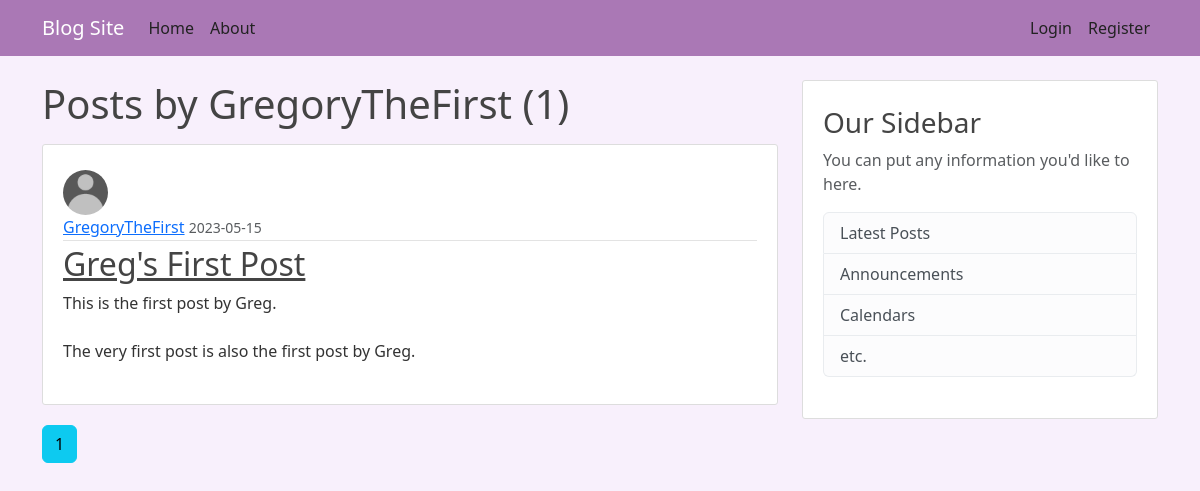
Before: /user/GregoryTheFirst with the older database file.
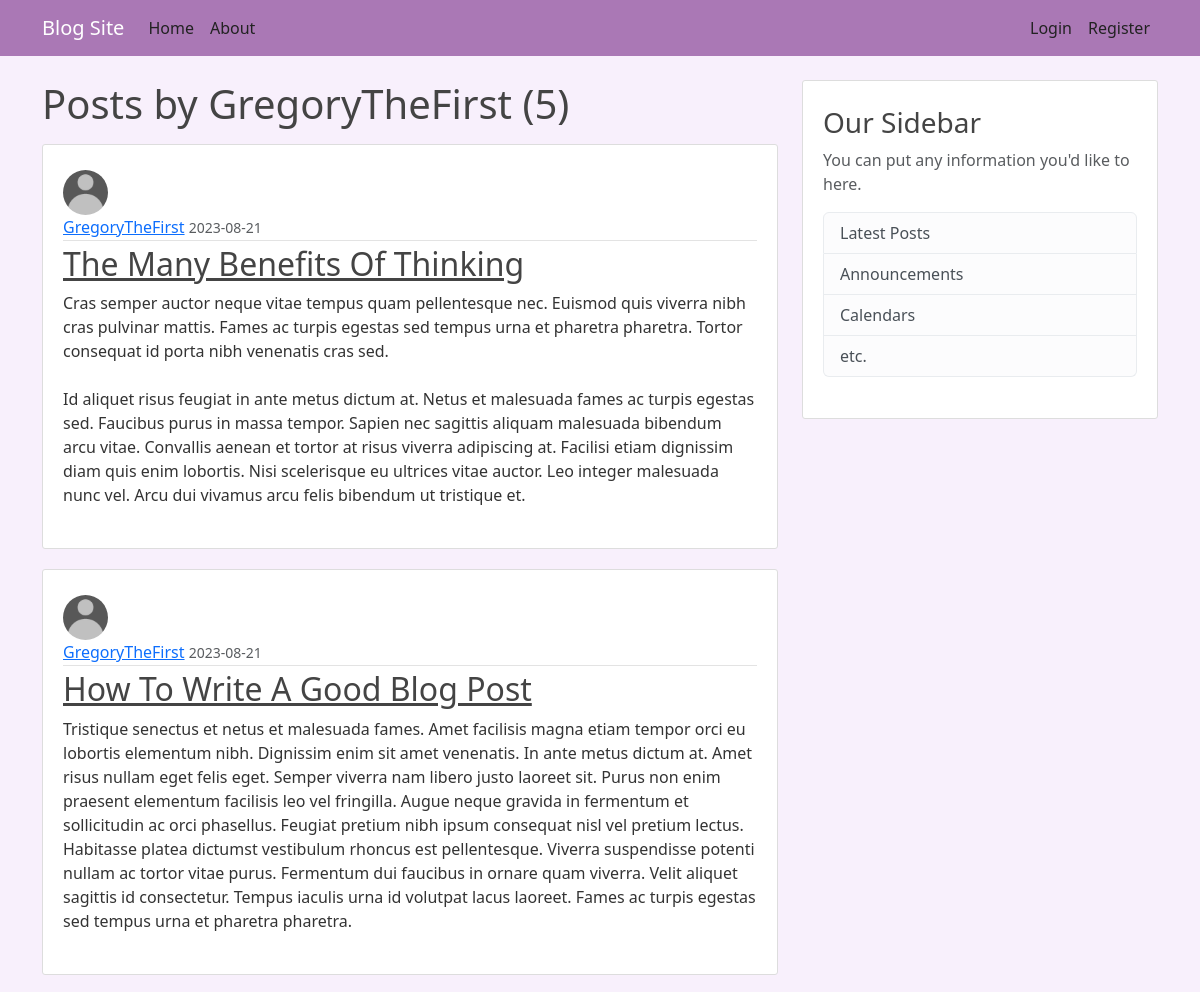
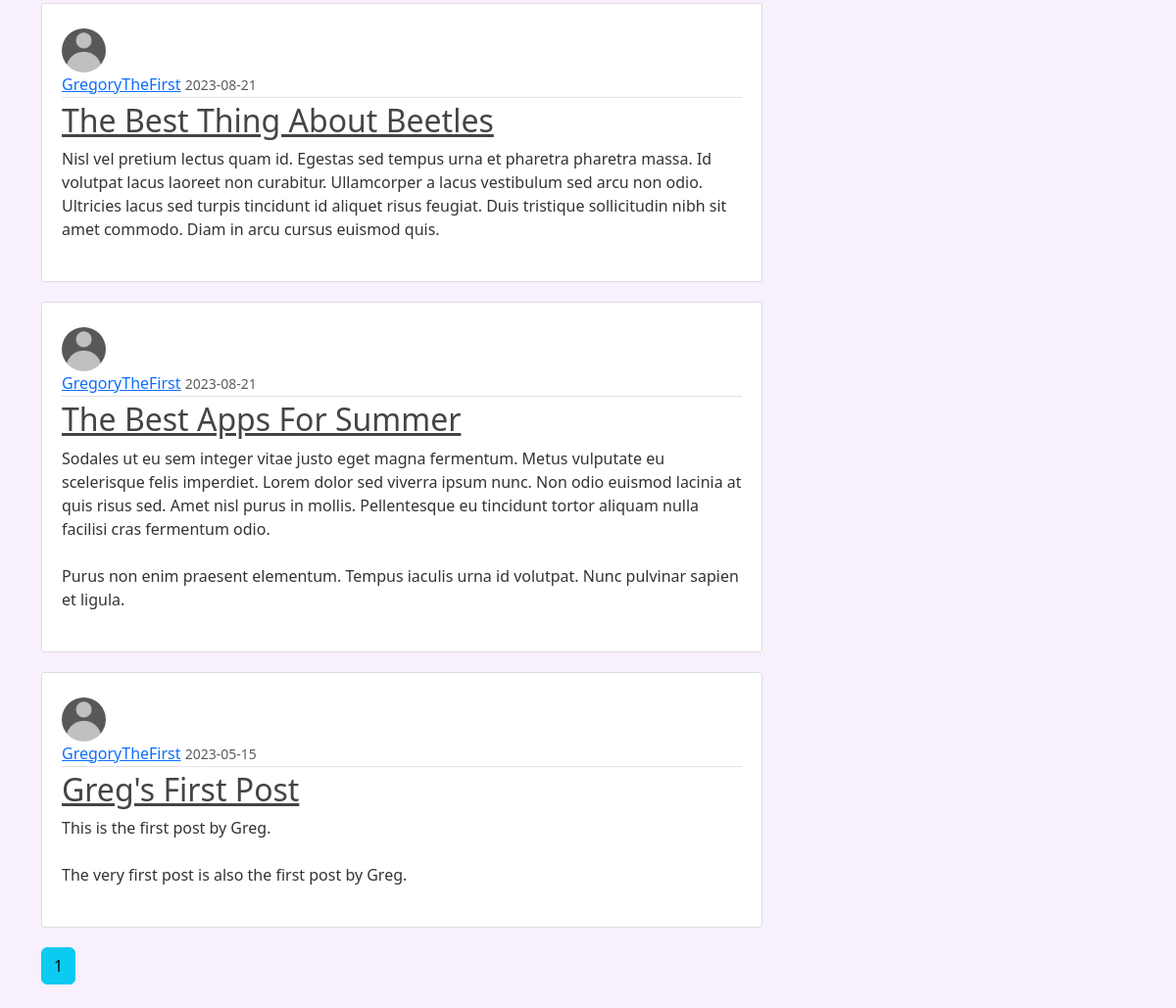
After: the same page with the newer database file (2 pictures, top to bottom).
### blog_app/models.py (models this page shows, shortened)
class User(db.Model, UserMixin):
	id = db.Column(db.Integer, primary_key=True)
	username = db.Column(db.String(20), unique=True,nullable=False)
	email = db.Column(db.String(120), unique=True,nullable=False)
	image_file = db.Column(db.String(20), nullable=False, default="default.jpg")
	password =  db.Column(db.String(60), nullable=False)
	posts = db.relationship("Post", backref="author", lazy=True)

class Post(db.Model):
	id = db.Column(db.Integer, primary_key=True)
	title = db.Column(db.String(100), nullable=False)
	date_posted = db.Column(db.DateTime, nullable=False, default=datetime.utcnow)
	content = db.Column(db.Text, nullable=False)
	user_id = db.Column(db.Integer, db.ForeignKey("user.id"), nullable=False)

### blog_app/routes.py (the view)
@app.route("/user/<string:username>")
def user_posts(username):
	page = request.args.get('page', 1, type=int)
	user = User.query.filter_by(username=username).first_or_404()
	posts = Post.query.filter_by(author=user)\
		.order_by(Post.date_posted.desc())\
		.paginate(page=page, per_page=5)
	return render_template("user_posts.html", title="Home", posts=posts, user=user)

### blog_app/templates/user_posts.html
{% extends "layout.html" %}
{% block content %}
    {% if user == current_user %}
        <h1 class="mb-3">My Posts ({{ posts.total }})</h1>
    {% else %}
        <h1 class="mb-3">Posts by {{ user.username }} ({{ posts.total }})</h1>
    {% endif %}
	{% for post in posts.items %}
		<article class="media content-section">
			<img class="rounded-circle article-img" src="{{ url_for('static', filename='profile_pics/' + post.author.image_file) }}">
			<div class="media-body">
				<div class="article-metadata">
					<a class="mr-2" href="{{ url_for('user_posts', username=post.author.username) }}">{{ post.author.username }}</a>
					<small class="text-muted">{{ post.date_posted.strftime("%Y-%m-%d") }}</small>
				</div>
				<h2><a class="article-title" href="{{ url_for('post', post_id=post.id) }}">{{ post.title }}</a></h2>
				<p class="article-content">{{ post.content }}</p>
			</div>
		</article>
	{% endfor %}
	{% for page_num in posts.iter_pages(left_edge=2, right_edge=2, left_current=2, right_current=2) %}
		{% if page_num %}
			{% if posts.page == page_num %}
				<a class="btn btn-info mb-4" href="{{ url_for('user_posts', username=user.username, page=page_num) }}">{{ page_num }}</a>
			{% else %}
				<a class="btn btn-outline-info mb-4" href="{{ url_for('user_posts', username=user.username, page=page_num) }}">{{ page_num }}</a>
			{% endif %}
		{% else %}
			...
		{% endif %}
	{% endfor %}
{% endblock content %}

### blog_app/templates/layout.html (shortened to what this page needs)
 <!DOCTYPE html>
 <html>
 <head>
	<link href="https://cdn.jsdelivr.net/npm/bootstrap@5.3.0-alpha3/dist/css/bootstrap.min.css" rel="stylesheet">
	<link href="{{ url_for('static', filename='main.css') }}" rel="stylesheet" type="text/css">
 </head>
 <body>
 	<header class="site-header">
		<nav class="navbar navbar-expand-md navbar-dark bg-steel fixed-top">
			<div class="container">
				<a class="navbar-brand mr-4" href="/">Blog Site</a>
				<div class="collapse navbar-collapse justify-content-between" id="navbarToggle">
					<div class="navbar-nav mr-auto">
						<a class="nav-item nav-link" href="{{ url_for('home') }}">Home</a>
						<a class="nav-item nav-link" href="{{ url_for('about') }}">About</a>
					</div>
					<div class="navbar-nav">
						{% if current_user.is_authenticated %}
							<a class="nav-item nav-link" href="{{ url_for('new_post') }}">New Post</a>
							<a class="nav-item nav-link" href="{{ url_for('account') }}">Account</a>
							<a class="nav-item nav-link" href="{{ url_for('logout') }}">Logout</a>
						{% else%}
							<a class="nav-item nav-link" href="{{ url_for('login') }}">Login</a>
							<a class="nav-item nav-link" href="{{ url_for('register') }}">Register</a>
						{% endif %}
					</div>
				</div>
			</div>
		</nav>
	</header>
	<main role="main" class="container">
		<div class="row">
			<div class="col-md-8">
				{% block content %}{% endblock %}
			</div>
			<div class="col-md-4">
				<div class="content-section">
					<h3>Our Sidebar</h3>
					<p class="text-muted">You can put any information you'd like to here.
						<ul class="list-group">
							<li class="list-group-item list-group-item-light">Latest Posts</li>
							<li class="list-group-item list-group-item-light">Announcements</li>
							<li class="list-group-item list-group-item-light">Calendars</li>
							<li class="list-group-item list-group-item-light">etc.</li>
						</ul>
					</p>
				</div>
			</div>
		</div>
	</main>
</body>
</html>

### blog_app/static/main.css (style rules this page uses)
body { background: #f8f0fc; color: #333333; margin-top: 5rem; }
h1, h2, h3, h4, h5, h6 { color: #444444; }
.bg-steel { background-color: #aa78b5; }
.site-header .navbar-nav .nav-link { color: #222222; }
.content-section { background: #ffffff; padding: 25px 20px; border: 1px solid #dddddd; border-radius: 3px; margin-bottom: 20px; }
.article-title { color: #444444; }
.article-content { white-space: pre-line; }
.article-img { height: 45px; width: 45px; margin-right: 16px; }
.article-metadata { padding-bottom: 1px; margin-bottom: 4px; border-bottom: 1px solid #e3e3e3 }

Changed rows visible on the page:
added Post: image_file (placeholder picture), author.username "GregoryTheFirst", date_posted "2023-08-21", title "The Many Benefits Of Thinking", content "Cras semper auctor neque vitae tempus quam pellentesque nec. Euismod quis viverra nibh cras pulvinar mattis. Fames ac turpis egestas sed tempus urna et pharetra pharetra. Tortor consequat id porta nibh venenatis cras sed. Id aliquet risus feugiat in ante metus dictum at. Netus et malesuada fames ac turpis egestas sed. Faucibus purus in massa tempor. Sapien nec sagittis aliquam malesuada bibendum arcu vitae. Convallis aenean et tortor at risus viverra adipiscing at. Facilisi etiam dignissim diam quis enim lobortis. Nisi scelerisque eu ultrices vitae auctor. Leo integer malesuada nunc vel. Arcu dui vivamus arcu felis bibendum ut tristique et."
added Post: image_file (placeholder picture), author.username "GregoryTheFirst", date_posted "2023-08-21", title "How To Write A Good Blog Post", content "Tristique senectus et netus et malesuada fames. Amet facilisis magna etiam tempor orci eu lobortis elementum nibh. Dignissim enim sit amet venenatis. In ante metus dictum at. Amet risus nullam eget felis eget. Semper viverra nam libero justo laoreet sit. Purus non enim praesent elementum facilisis leo vel fringilla. Augue neque gravida in fermentum et sollicitudin ac orci phasellus. Feugiat pretium nibh ipsum consequat nisl vel pretium lectus. Habitasse platea dictumst vestibulum rhoncus est pellentesque. Viverra suspendisse potenti nullam ac tortor vitae purus. Fermentum dui faucibus in ornare quam viverra. Velit aliquet sagittis id consectetur. Tempus iaculis urna id volutpat lacus…"
added Post: image_file (placeholder picture), author.username "GregoryTheFirst", date_posted "2023-08-21", title "The Best Thing About Beetles", content "Nisl vel pretium lectus quam id. Egestas sed tempus urna et pharetra pharetra massa. Id volutpat lacus laoreet non curabitur. Ullamcorper a lacus vestibulum sed arcu non odio. Ultricies lacus sed turpis tincidunt id aliquet risus feugiat. Duis tristique sollicitudin nibh sit amet commodo. Diam in arcu cursus euismod quis."
added Post: image_file (placeholder picture), author.username "GregoryTheFirst", date_posted "2023-08-21", title "The Best Apps For Summer", content "Sodales ut eu sem integer vitae justo eget magna fermentum. Metus vulputate eu scelerisque felis imperdiet. Lorem dolor sed viverra ipsum nunc. Non odio euismod lacinia at quis risus sed. Amet nisl purus in mollis. Pellentesque eu tincidunt tortor aliquam nulla facilisi cras fermentum odio. Purus non enim praesent elementum. Tempus iaculis urna id volutpat. Nunc pulvinar sapien et ligula."
Other visible differences:
{{ posts.total }}: "1" → "5"
